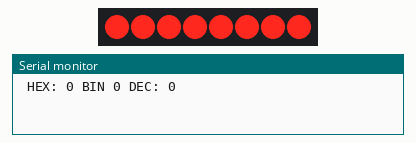
Simulated run of this sketch. Board: Arduino Uno, built with avr-gcc and run on an emulated ATmega328P. Shown: 8 shift-register outputs drawn as a row of LEDs (first output left, lit = HIGH), the last lines printed to the serial monitor. Wiring (inferred from the names in the program): shift register (74HC595): data pin 12; shift clock pin 9; latch pin 11. Wiring (inferred from the signals the program sends): row of LEDs: on Q0, Q1, Q2, Q3, Q4, Q5, Q6, Q7.

Above: at 0.1 s.
At 10.1 s:
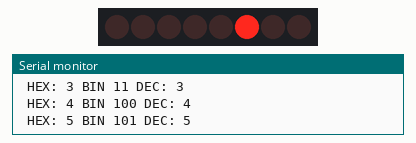
At 20.1 s:
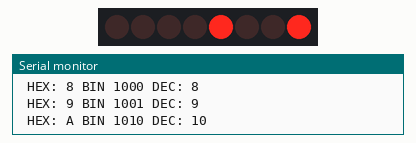
At 22.1 s:
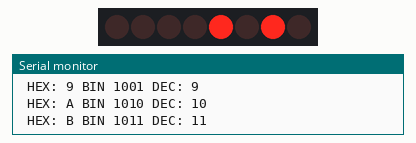
At 24.1 s:
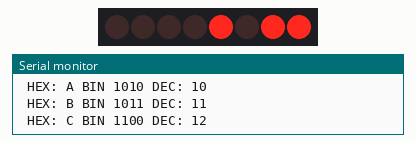
At 30.1 s:
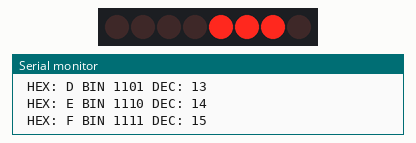
Timing chart, 0 to 39.5 s (numbered marks = the images above):
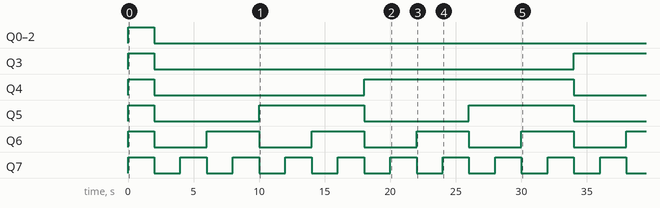

The sketch:

Parallel_Shift_Register__PSR_.ino
```cpp
int latchPin = 11;
int clockPin = 9;
int dataPin = 12;
int dt =2000;
byte LEDs = 0xFF ;


void setup() {
  // pu  t your setup code here, to run once:

  Serial.begin(9600);
  pinMode(latchPin,OUTPUT);
  pinMode(dataPin,OUTPUT);
  pinMode(clockPin,OUTPUT);


}

void loop() {
  // put your main code here, to run repeatedly:


  while (LEDs <= 0xFF) {

  digitalWrite(latchPin,LOW);
  shiftOut(dataPin,clockPin,LSBFIRST,LEDs);
  digitalWrite(latchPin,HIGH);

    LEDs = LEDs+1 ;
    Serial.print(" HEX: ");
    Serial.print(LEDs,HEX);
    Serial.print(" BIN ");
    Serial.print(LEDs,BIN);
    Serial.print(" DEC: ");
    Serial.println(LEDs,DEC);

    delay(dt);

  }

}
```

Measured:
- by itself, Q0–2: LOW → HIGH at 0.00 s, → LOW 2.0 s later
- by itself, Q3: LOW → HIGH at 0.00 s, → LOW 2.0 s later, → HIGH 32.0 s later
- by itself, Q4: LOW → HIGH at 0.00 s, → LOW 2.0 s later, → HIGH 16.0 s later, → LOW 16.0 s later
- by itself, Q5: repeats every 16.0 s: LOW 8.0 s, HIGH 8.0 s
- by itself, Q6: repeats every 8.0 s: LOW 4.0 s, HIGH 4.0 s
- by itself, Q7: alternates HIGH for 2.0 s and LOW for 2.0 s
